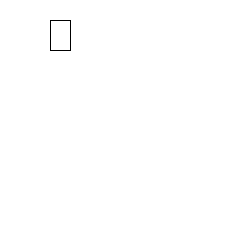
Frame 1 (no input)
Frame 60 (the mouse pressed at the canvas centre just before this capture): identical to frame 1, image omitted
Frame 120 (the mouse held since frame 60 and released just before this capture): identical to frame 1, image omitted

The Processing sketch that drew this single still picture (run headless with seeded random() and noise(); from frame 60 on, the mouse is pressed at the canvas centre):

// Processing sketch: processing_92657
// ── processing_92657.pde

int counter;

void setup() {  //setup function called initially, only once
  size(250, 250);
  background(255);  //set background white
  colorMode(HSB);   //set colors to Hue, Saturation, Brightness mode
  counter = 0;
}

void draw() {  //draw function loops 
  //counter++;
  //noStroke();
  //fill(random(255),100,255,50);
  
  //if(mousePressed == true) { //add some interaction
    //ellipse(mouseX, mouseY, 20, 20);
  //}
  //else {
   // ellipse(width/2, height/2, 80*sin(counter), 80*sin(counter));
 // }
 rect(50,20,20,30);
}
